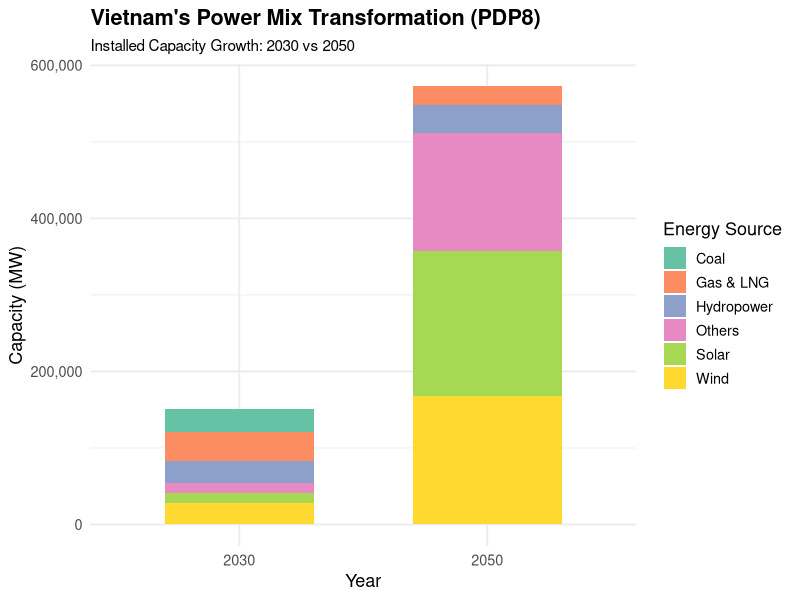

Write R code to recreate this figure.
## ---- chunk 1
knitr::opts_chunk$set(
  echo = FALSE,
  warning = FALSE,
  message = FALSE
)

library(ggplot2)
library(tidyr)
library(dplyr)
library(knitr)
library(scales)
## ---- chunk 2
pdp8_data <- read.csv("vietnam_pdp8_data.csv") %>%
  select(Energy_Source, Capacity_2030, Capacity_2050)

total_2030 <- sum(pdp8_data$Capacity_2030)
total_2050 <- sum(pdp8_data$Capacity_2050)

analysis_table <- pdp8_data %>%
  mutate(
    share_2030 = Capacity_2030 / total_2030 * 100,
    share_2050 = Capacity_2050 / total_2050 * 100
  )
## ---- chunk 3
knitr::kable(
  analysis_table,
  digits = 2,
  booktabs = TRUE,
  caption = "Installed Capacity and Shares under Vietnam's PDP8",
  align = "lrrrr"
)
## ---- chunk 4
plot_data <- analysis_table %>%
  select(Energy_Source, Capacity_2030, Capacity_2050) %>%
  pivot_longer(
    cols = starts_with("Capacity"),
    names_to = "Year",
    values_to = "MW"
  ) %>%
  mutate(Year = gsub("Capacity_", "", Year))

ggplot(plot_data, aes(x = Year, y = MW, fill = Energy_Source)) +
  geom_col(width = 0.6) +
  scale_fill_brewer(palette = "Set2") +
  scale_y_continuous(labels = label_comma()) +
  labs(
    title = "Vietnam's Power Mix Transformation (PDP8)",
    subtitle = "Installed Capacity Growth: 2030 vs 2050",
    x = "Year",
    y = "Capacity (MW)",
    fill = "Energy Source"
  ) +
  theme_minimal(base_size = 13) +
  theme(
    plot.title = element_text(face = "bold"),
    plot.subtitle = element_text(size = 11),
    legend.position = "right"
  )
